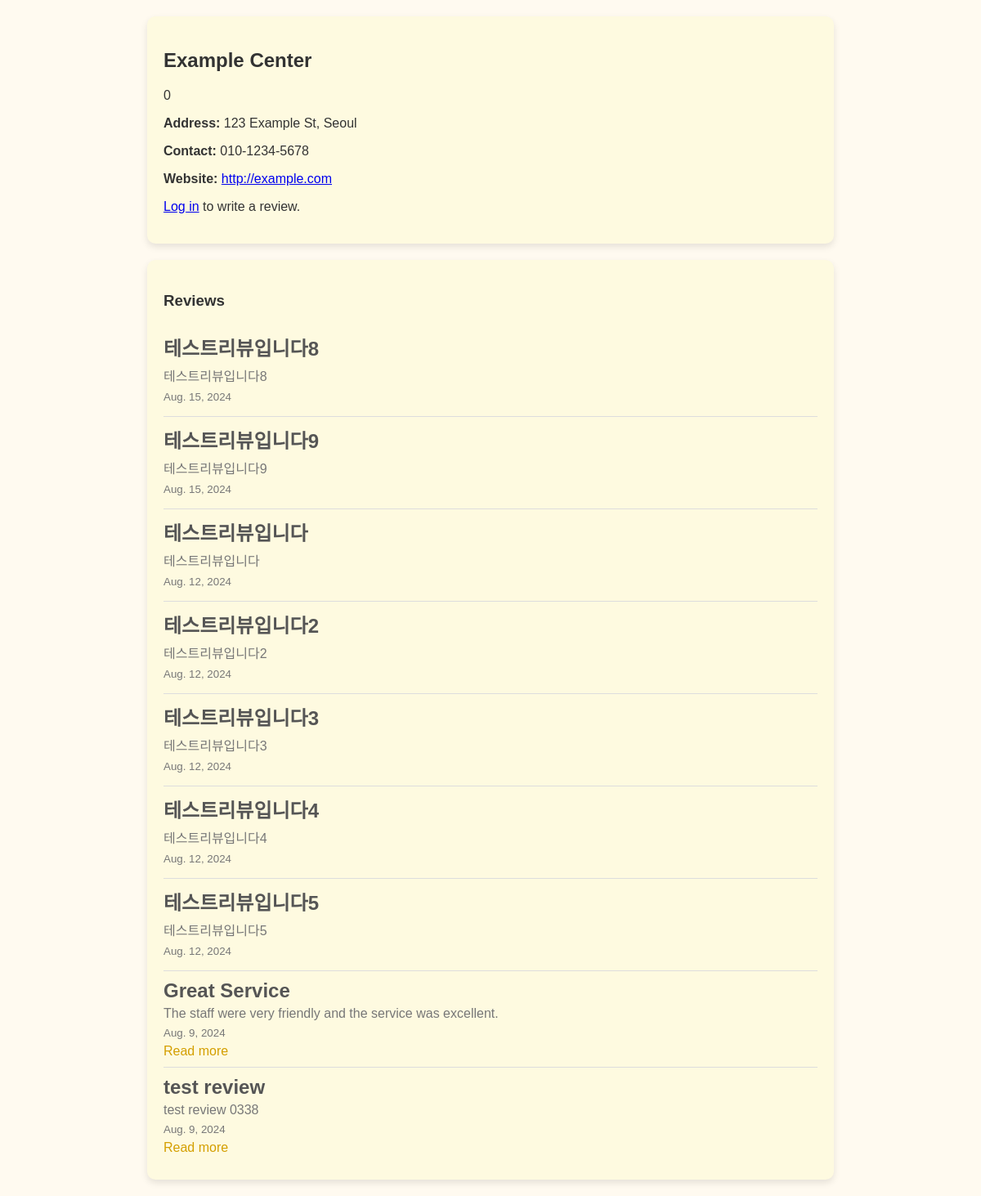
The app's page /1/, older data.
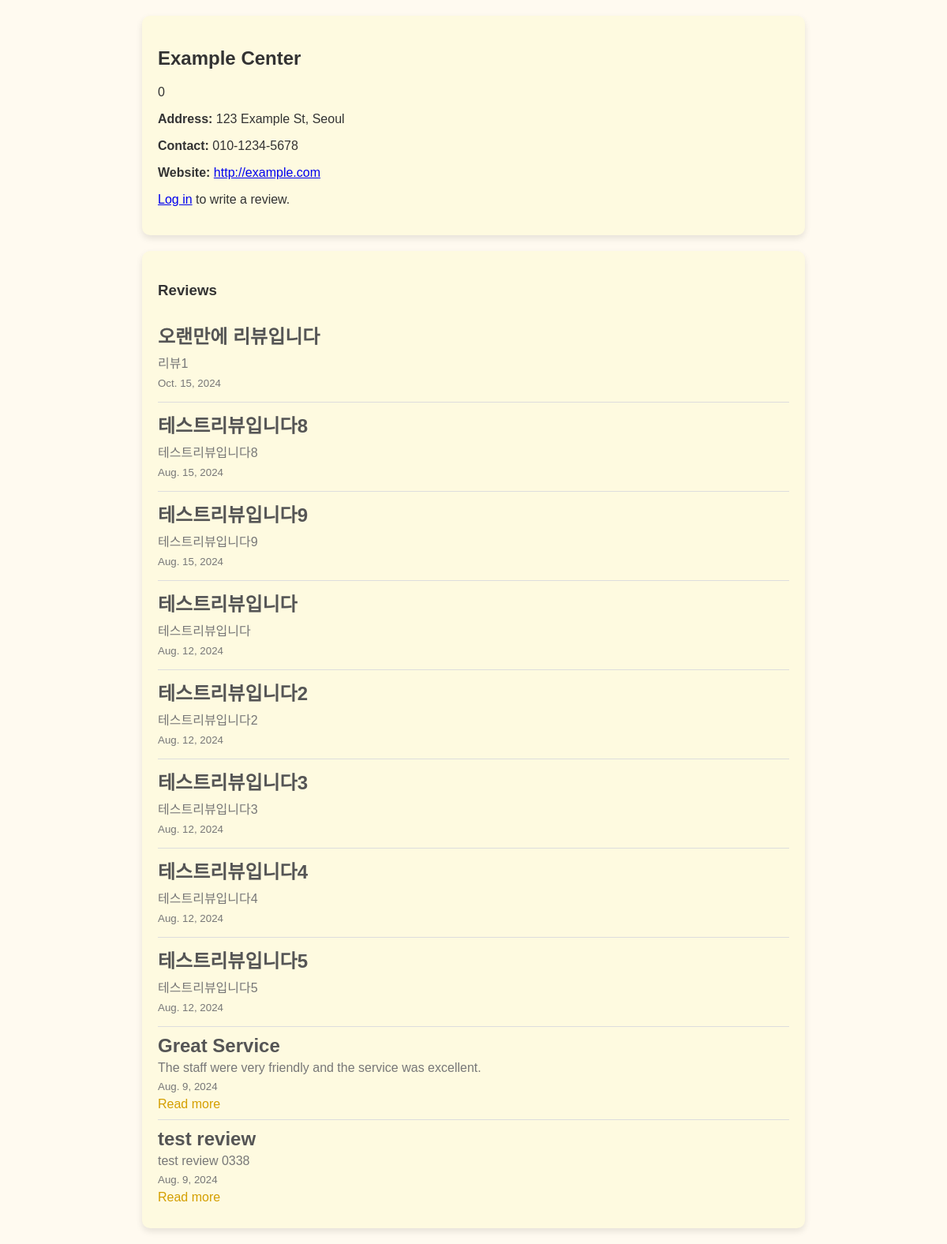
The same page, newer data.
### centers/models.py (models this page shows, shortened)
class Center(models.Model):
    name = models.CharField(max_length=200)
    representative = models.CharField(max_length=200)
    address = models.CharField(max_length=300)
    contact = models.CharField(max_length=100)
    url = models.URLField()
    latitude = models.DecimalField(max_digits=9, decimal_places=6)
    longitude = models.DecimalField(max_digits=9, decimal_places=6)
    operating_hours = models.CharField(max_length=100)  # 운영시간
    description = models.TextField()  # 센터 소개글

class Review(models.Model):
    center = models.ForeignKey(Center, on_delete=models.CASCADE)
    user = models.ForeignKey(User, on_delete=models.CASCADE)
    title = models.CharField(max_length=100)
    summary = models.TextField()
    date = models.DateField()
    url = models.CharField(max_length=200, null=True, blank=True)  # Allow null and blank values
    @property
    def has_url(self):
        return bool(self.url)

### centers/views.py (the view)
# urls.py: path('<int:center_id>/', views.center_detail, name='center_detail'),
def center_detail(request, center_id):
    center = Center.objects.get(pk=center_id)
    reviews = Review.objects.filter(center=center).order_by('-date')
    for review in reviews:
        if isinstance(review.date, str):
            review.date = datetime.strptime(review.date, '%Y-%m-%d').date()
    if request.method == 'POST':
        if not request.user.is_authenticated:
            return redirect('login')  # Redirect to login if user is not authenticated
        form = ReviewForm(request.POST)
        if form.is_valid():
            review = form.save(commit=False)
            review.user = request.user
            review.center = center
            review.date = timezone.now()
            review.save()
            return redirect('center_detail', center_id=center_id)
    else:
        form = ReviewForm()
    return render(request, 'centers/center_detail.html', {
        'center': center,
        'reviews': reviews,
        'form': form,
    })

### centers/templates/centers/center_detail.html (shortened to what this page needs)
<!DOCTYPE html>
<html lang="en">
<head>
    {% load static %}
    <link rel="stylesheet" href="{% static 'centers/styles.css' %}">
</head>
<body>
    <div id="center-info">
        <h2>{{ center.name }}</h2>
        <p>{{ center.description }}</p>
        <p><strong>Address:</strong> {{ center.address }}</p>
        <p><strong>Contact:</strong> {{ center.contact }}</p>
        <p><strong>Website:</strong> <a href="{{ center.url }}" target="_blank">{{ center.url }}</a></p>
        {% if user.is_authenticated %}
            <button id="write-review-btn">Write a Review</button>
        {% else %}
            <p><a href="{% url 'login' %}">Log in</a> to write a review.</p>
        {% endif %}
    </div>
    <div id="reviews">
        <h3>Reviews</h3>
        {% for review in reviews %}
        <div class="review">
            <h3>{{ review.title }}</h3>
            <p>{{ review.summary }}</p>
            <p><small>{{ review.date }}</small></p>
            {% if review.has_url %}
                <a href="{{ review.url }}" target="_blank">Read more</a>
            {% endif %}
        </div>
    {% endfor %}
    </div>
</body>
</html>

### centers/static/centers/styles.css (style rules this page uses)
body { font-family: 'Arial', sans-serif; background-color: #fffaf0; color: #333; margin: 0; padding: 0; }
#center-info, #reviews { max-width: 800px; margin: 20px auto; padding: 20px; background-color: #fefae0; border-radius: 10px; box-shadow: 0 4px 8px rgba(0, 0, 0, 0.1); display: block; }
.review { border-bottom: 1px solid #ddd; padding: 10px 0; }
.review:last-child { border-bottom: none; }
.review h3 { margin: 0; font-size: 1.5rem; color: #555; }
.review p { margin: 5px 0; color: #777; }
.review a { text-decoration: none; color: #d49f00; }

Row changes from the older to the newer data that the page shows:
added Review: title "오랜만에 리뷰입니다", summary "리뷰1", date "Oct. 15, 2024"
